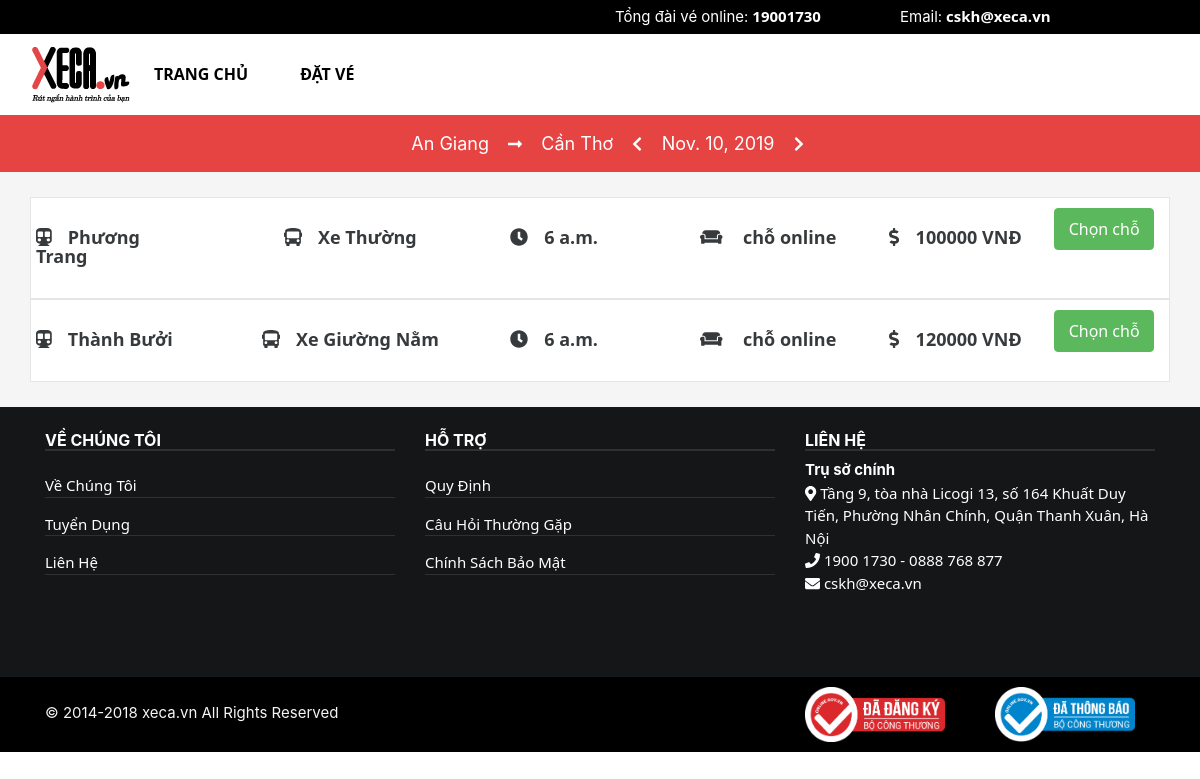
The app's page /Ticket/booking/1/ with its own data.
### Ticket/models.py (models this page shows, shortened)
class LichTrinh(models.Model):
    TenLichTrinh = models.CharField(max_length=100, default='')
    DiemDi = models.CharField(max_length=100, default='')
    DiemDen = models.CharField(max_length=100, default='')
    ThoiGian = models.FloatField(default='')
    GioDi = models.TimeField(default='')
    NgayDi = models.DateField(default='')
    TinhTrang = models.BooleanField(default=True)
    MoTa = models.TextField(max_length=100, default='', null=True)
    NgayThem = models.DateField(auto_now=True)

class GiaVe(models.Model):
    IDLichTrinh = models.ForeignKey(LichTrinh, on_delete=models.CASCADE)
    IDXe = models.ForeignKey(Xe, on_delete=models.CASCADE)
    GiaVeXe = models.IntegerField(default='')
    TinhTrang = models.BooleanField(default=True)
    MoTa = models.TextField(max_length=100, default='', null=True)
    NgayThem = models.DateField(auto_now=True)

class Xe(models.Model):
    IDLichTrinh = models.ForeignKey(LichTrinh, on_delete=models.CASCADE)
    IDHangXe = models.ForeignKey(HangXe, on_delete=models.CASCADE)
    IDLoaiXe = models.ForeignKey(LoaiXe, on_delete=models.CASCADE)
    TenXe = models.CharField(max_length=100, default='')
    TinhTrang = models.BooleanField(default=True)
    MoTa = models.TextField(max_length=100, default='', null=True)
    NgayThem = models.DateField(auto_now=True)

class HangXe(models.Model):
    TenHangXe = models.CharField(max_length=100, default='')
    AnhHangXe = models.ImageField(default='')
    DienThoai = models.CharField(max_length=10, default='')
    TinhTrang = models.BooleanField(default=True)
    MoTa = models.TextField(max_length=100, default='', null=True)
    NgayThem = models.DateField(auto_now=True)
    def __str__(self):
        return self.TenHangXe

class LoaiXe(models.Model):
    TenLoaiXe = models.CharField(max_length=100, default='')
    SoLuongGhe = models.SmallIntegerField(default='')
    TinhTrang = models.BooleanField(default=True)
    MoTa = models.TextField(max_length=100, default='', null=True)
    NgayThem = models.DateField(auto_now=True)
    def __str__(self):
        return self.TenLoaiXe

### Ticket/views.py (the view, shortened to what this page needs)
# urls.py: path('booking/<int:IDLichTrinh>/', views.post, name='detailbooking'),
def post(request, IDLichTrinh):
    post = LichTrinh.objects.get(id=IDLichTrinh)
    form = BookingKH()
    return render(request, 'Booking/detailbooking.html', {'post': post, "f": form})

### Ticket/templates/Booking/detailbooking.html (shortened to what this page needs)
{% extends "pages/base.html" %}
{% load staticfiles %}
{% block css %} {% static 'styles/styleofticket.css' %} {% endblock %}
{% block content %}
<div class="menu">
    <nav class="navbar navbar-expand-sm">
        <div class="container">
            <div class="row">
                <div class="collapse navbar-collapse" id="menutren">
                        <a class="navbar-brand" href="#"><img src="{% static 'Homepage/vendor/img/lg.png' %}" alt=""></a>
                    <ul class="navbar-nav mr-auto mt-2 mt-lg-0">
                        <li class="nav-item active">
                            <a class="nav-link" href="/">Trang Chủ</a>
                        </li>
                        <li class="nav-item">
                            <a class="nav-link" href="{% url 'booking' %}">đặt vé</a>
                        </li>
                    </ul>
                </div>
            </div>
        </div>
    </nav>
</div>
<div class="ticketbooking">
        <div class="container">
            <div class="row text-xs-center">
                <div class="col-sm-12">
                    <span>{{post.DiemDi}}</span>
                    <i class="fas fa-long-arrow-alt-right iconticket"></i>
                    <span>{{post.DiemDen}}</span>
                    <i class="fas fa-chevron-left iconticket"></i>
                    <span>{{post.NgayDi}}</span>
                    <i class="fas fa-chevron-right iconticket"></i>
                </div>
            </div>
        </div>
</div>
<div class="searchcontent">
        {% for item in post.xe_set.all %}
            {% for item2 in item.giave_set.all %}
        <div class="container content">
            <div class="row agencyinfo">
                <div class="col-sm-2">
                    <h3><i class="fas fa-subway mr-1"></i>{{item.IDHangXe}}</h3>
                </div>
                <div class="col-sm-3 text-xs-center">
                    <h3><i class="fas fa-bus mr-1"></i>{{item.IDLoaiXe}}</h3>
                </div>
                <div class="col-sm-2 text-xs-left"><h3><i class="fas fa-clock mr-1"></i>{{post.GioDi}}</h3></div>
                <div class="col-sm-2"><h3><i class="fas fa-couch mr-1"></i>{{item3.SoGhe}}  chỗ online</h3></div>
                <div class="col-sm-2"><h3><i class="fas fa-dollar-sign mr-1"></i>{{item2.GiaVeXe}} VNĐ</h3></div>
                <div class="col-sm-1"><button id="btnfirst" class="btn btn-success"
                data-toggle="collapse" data-target="#{{item.id}}">Chọn chỗ</button></div>
            </div>
        </div>
            {% endfor %}
        {% endfor %}
    </div>
{% endblock %}

### Home/static/styles/styleofticket.css (style rules this page uses)
* { margin: 0px; padding: 0px; font-family: 'Segoe UI', Tahoma, Geneva, Verdana, sans-serif; }
.menu { background: #ffffff; }
.menu ul li a { color: #000000; text-transform: uppercase; font-weight: bold; margin-top: -25px; margin-right: 20px; }
.navbar-brand img { width: 100px; max-height: 62px; }
.ticketbooking { background: #E54443; }
.ticketbooking .col-sm-12 { padding: 15px 0px 15px 0px; }
.ticketbooking span { color: white; padding: 15px; font-size: 18px; font-family: -apple-system, BlinkMacSystemFont, 'Segoe UI', Roboto, Oxygen, Ubuntu, Cantarell, 'Open Sans', 'Helvetica Neue', sans-serif; }
.ticketbooking .iconticket { color: white; }
.searchcontent { padding: 25px; background-color: #F5F5F5; }
.searchcontent .content { border: 1px solid #e5e5e5; background-color: #ffffff; }
.searchcontent .agencyinfo h3 { padding: 15px; font-size: 18px; margin: 15px 0 16px -25px; font-weight: bold; }
.searchcontent .agencyinfo button { width: 100px; padding: 10px; margin: 10px 0 16px -35px; }

### records on screen
LichTrinh: DiemDi "An Giang", DiemDen "Cần Thơ", NgayDi "Nov. 10, 2019", GioDi "6 a.m."
Xe: IDHangXe "Phương Trang", IDLoaiXe "Xe Thường"
GiaVe: GiaVeXe "100000"
Xe: IDHangXe "Thành Bưởi", IDLoaiXe "Xe Giường Nằm"
GiaVe: GiaVeXe "120000"
